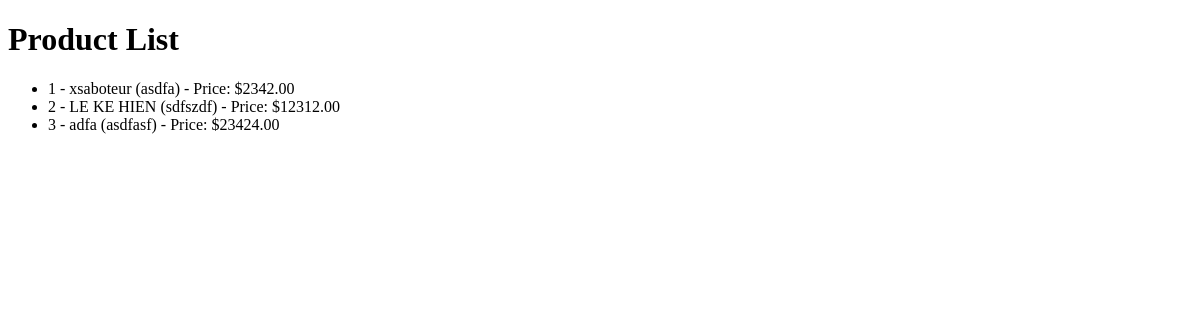
The app's page /products/products/, older data.
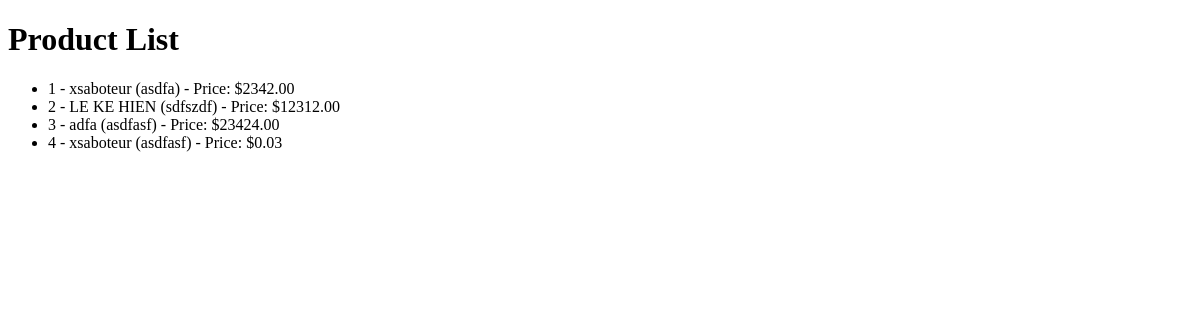
The same page, newer data.
### products/models.py (models this page shows, shortened)
class Product(models.Model):
    name = models.CharField(max_length=100)
    description = models.TextField()
    price = models.DecimalField(max_digits=10, decimal_places=2)

### products/views.py (the view)
# urls.py: path('products/', ProductListView.as_view(), name='product-list'),
class ProductListView(ListView):
    model = Product
    template_name = 'products/product_list.html'
    context_object_name = 'products'

### products/templates/products/product_list.html (shortened to what this page needs)
<!DOCTYPE html>
<html>
<head>
</head>
<body>
    <h1>Product List</h1>
    <ul>
        {% for product in products %}
            <li>{{ product.id }} - {{ product.name }} ({{ product.description }}) - Price: ${{ product.price }}</li>
        {% endfor %}
    </ul>
</body>
</html>

Row changes from the older to the newer data that the page shows:
added Product: id "4", name "xsaboteur", description "asdfasf", price "0.03"
